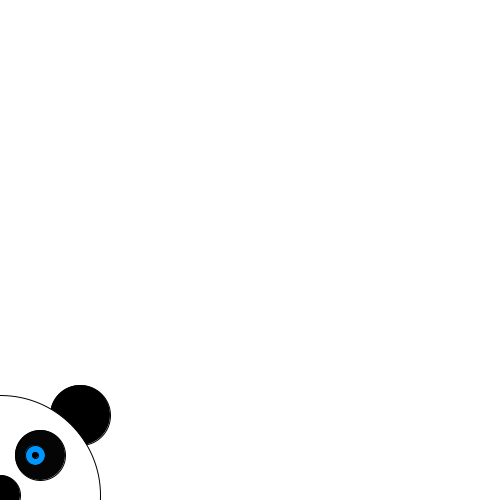
Frame 1 (no input)
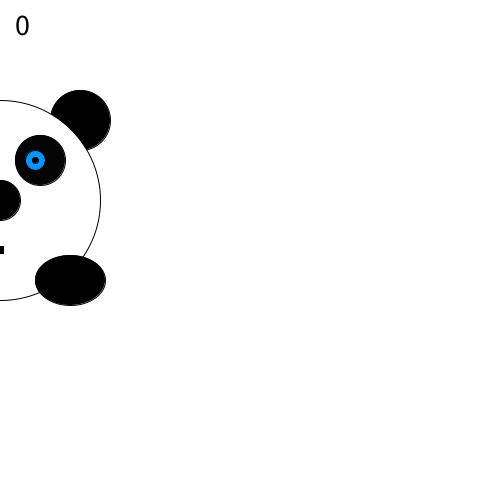
Frame 60 (the mouse pressed at the canvas centre just before this capture)
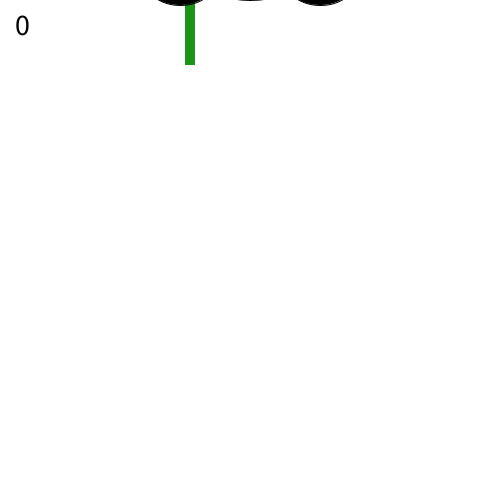
Frame 120 (the mouse held since frame 60 and released just before this capture)

The Processing sketch that drew these frames (run headless with seeded random() and noise(); from frame 60 on, the mouse is pressed at the canvas centre):

// Processing sketch: processing_122918
// ── processing_122918.pde

int pandaY;
int horizon;
int richting;
boolean kleurtje;
int counter;

void setup() {
  size(500, 500);
  frameRate(60);
  pandaY=500;
  horizon=mouseX;
  richting = -5;
  kleurtje = false;
  counter = 0;
  
}

void draw() {
  background(255, 255, 255);
  pandaY = pandaY + richting;
  if (pandaY == -200 || pandaY == 700) { 
  richting = -richting;
 counter = counter+1;
  }
  if (counter==10){ 
    kleurtje= !kleurtje;
    counter = 0;
  }
  text(counter, 15, 35);
  textSize(30);
  fill(26);
  horizon=mouseX;
  
  //oren
  stroke(0);
  fill(0);
  ellipseMode(CENTER);
  ellipse(horizon-80, pandaY-80, 60, 60);


  stroke(0);
  fill(0);
  ellipseMode(CENTER);
  ellipse(horizon+80, pandaY-80, 60, 60);

  //hoofd
  stroke(0);
  fill(255);
  ellipseMode(CENTER);
  ellipse(horizon, pandaY, 200, 200);

  //neus
  stroke(0);
  fill(0);
  ellipseMode(CENTER);
  ellipse(horizon, pandaY, 40, 40);

  //linker oog
  stroke(0);
  fill(5);
  ellipseMode(CENTER);
  ellipse(horizon-40, pandaY-40, 50, 50);

  stroke(0);
  if (kleurtje == false){fill(0, 150, 255);}
  if (kleurtje == true){fill(211,26,26);}
  ellipseMode(CENTER);
  ellipse(horizon-35, pandaY-40, 20, 20);

  stroke(0);
  fill(0);
  ellipseMode(CENTER);
  ellipse(horizon-35, pandaY-40, 6, 6);

  //rechter oog
  stroke(0);
  fill(5);
  ellipseMode(CENTER);
  ellipse(horizon+40, pandaY-40, 50, 50);

  stroke(0);
  if (kleurtje == false){fill(0, 150, 255);}
  if (kleurtje == true){fill(211,26,26);}
  ellipseMode(CENTER);
  ellipse(horizon+35, pandaY-40, 20, 20);

  stroke(0);
  fill(0);
  ellipseMode(CENTER);
  ellipse(horizon+35, pandaY-40, 6, 6);

  // mond
  stroke(0);
  fill(0);
  rectMode(CENTER);
  if (kleurtje == false){  rect(horizon, pandaY+50, 7, 7);}
  if (kleurtje == true){  rect(horizon,pandaY+70, 27,62);}

  //bamboo
  noStroke();
  if (kleurtje == false){fill(28, 148, 24);}
  if (kleurtje == true){fill(211,26,26);}
  rectMode(CENTER);
  if (kleurtje == false){rect(horizon-60, pandaY+90, 10, 150);}
  if (kleurtje == true){rect(horizon-60, height/2, 10, height);}



  //hands
  stroke(0);
  fill(0);
  ellipseMode(CENTER);
  ellipse(horizon-70, pandaY+80, 70, 50);

  stroke(0);
  fill(0);
  ellipseMode(CENTER);
  ellipse(horizon+70, pandaY+80, 70, 50);
}
